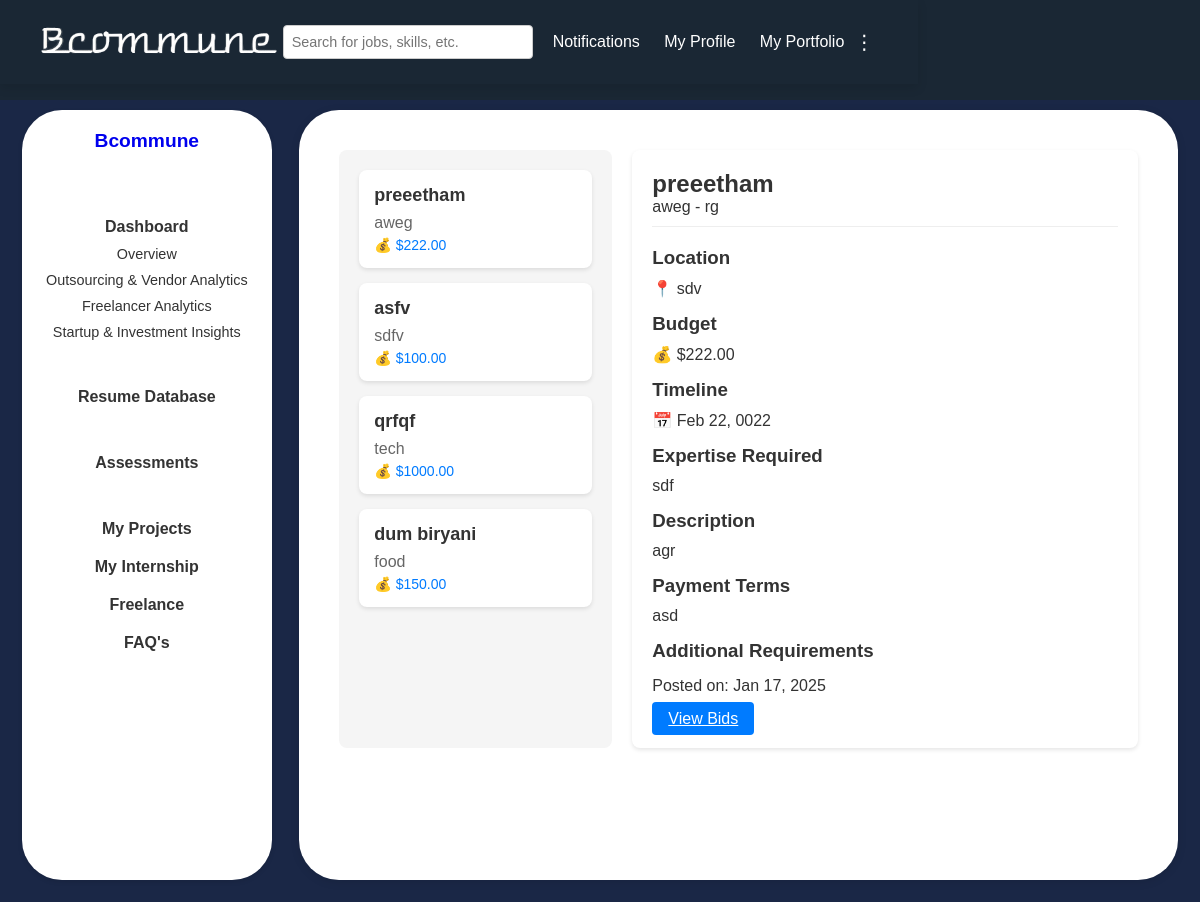
The page /company/dashboard/myportfolio/all-projects/ (signed in) on the database its author committed.
### users/models.py (models this page shows, shortened)
class CustomUser(AbstractUser):
    USER_TYPE_CHOICES = (
        ('individual', 'Individual'),
        ('company', 'Company'),
    )
    user_type = models.CharField(max_length=10, choices=USER_TYPE_CHOICES, default='company')
    company_name = models.CharField(max_length=255, null=True, blank=True)
    company_website = models.URLField(max_length=200, null=True, blank=True)
    industry = models.CharField(max_length=100, null=True, blank=True)
    company_size = models.CharField(max_length=20, null=True, blank=True)
    company_type = models.CharField(max_length=255, null=True, blank=True)
    designation = models.CharField(max_length=255, null=True, blank=True)
    phone_number = models.CharField(max_length=15, null=True, blank=True)
    bcommune_profile = models.URLField(null=True, blank=True)
    profile_picture = models.ImageField(upload_to='profile_pics/', blank=True, null=True)
    about_company = models.TextField(null=True, blank=True)  # About the Company
    founding_year = models.PositiveIntegerField(null=True, blank=True)  # Establishment Year
    headquarters = models.CharField(max_length=255, null=True, blank=True)  # Headquarters Location
    branches = models.TextField(null=True, blank=True)
    business_registration_number = models.CharField(max_length=100, null=True, blank=True)
    legal_structure = models.CharField(
        max_length=50,
        choices=[
            ('LLP', 'LLP'),
            ('Pvt Ltd', 'Private Limited'),
            ('Partnership', 'Partnership'),
            ('Sole Proprietorship', 'Sole Proprietorship'),
            ('Others', 'Others'),
        ],
        null=True,
        blank=True
    )
    core_services = models.TextField(null=True, blank=True)
    social_media_links = models.JSONField(default=dict, blank=True)  # Example: {"facebook": "", "linkedin": "", "twitter": ""}
    portfolio = models.TextField(null=True, blank=True)

class Project(models.Model):
    company = models.ForeignKey(settings.AUTH_USER_MODEL, on_delete=models.CASCADE)
    title = models.CharField(max_length=200)
    description = models.TextField()
    project_type = models.CharField(max_length=100)
    industry = models.CharField(max_length=100)
    budget = models.DecimalField(max_digits=15, decimal_places=2)
    timeline = models.DateField()
    location = models.CharField(max_length=200, blank=True, null=True)
    expertise_required = models.TextField()
    payment_terms = models.TextField()
    nda_required = models.BooleanField(default=False)
    confidentiality_required = models.BooleanField(default=False)
    ip_rights_required = models.BooleanField(default=False)
    custom_field = models.CharField(max_length=200, blank=True, null=True)
    created_at = models.DateTimeField(auto_now_add=True)

### users/views.py (the view)
# urls.py: path('company/dashboard/myportfolio/all-projects/', views.all_projects, name='all_projects'),
def all_projects(request):
    if not request.user.is_authenticated:
        return redirect('company_login')
    projects = Project.objects.filter(company=request.user).order_by('-created_at')
    selected_project_id = request.GET.get('project_id')
    return render(request, 'all_projects.html', {
        'projects': projects,
        'selected_project_id': selected_project_id
    })

### users/templates/all_projects.html (shortened to what this page needs)
{% load static %}
<!DOCTYPE html>
<html lang="en">
<head>
    <link rel="stylesheet" href="{% static 'css/common.css' %}">
</head>
<body>
    {% include 'header2.html' %}
    <div class="main-container">
        {% include 'sidebarcompany.html' %}
        <div class="content">
    <div class="container">
        <div class="left-container">
            {% for project in projects %}
                <div class="project-card" onclick="showProjectDetails('{{ project.id }}')">
                    <div class="project-title">{{ project.title }}</div>
                    <div class="project-type">{{ project.project_type }}</div>
                    <div class="project-budget">💰 ${{ project.budget }}</div>
                </div>
            {% endfor %}
        </div>
        <div class="right-container">
            {% for project in projects %}
                <div id="project-details-{{ project.id }}" class="project-details">
                    <div class="detail-header">
                        <h2>{{ project.title }}</h2>
                        <p>{{ project.project_type }} - {{ project.industry }}</p>
                    </div>
                    <div class="detail-section">
                        <h3>Location</h3>
                        <p>📍 {{ project.location|default:"Remote" }}</p>
                    </div>
                    <div class="detail-section">
                        <h3>Budget</h3>
                        <p>💰 ${{ project.budget }}</p>
                    </div>
                    <div class="detail-section">
                        <h3>Timeline</h3>
                        <p>📅 {{ project.timeline|date:"M d, Y" }}</p>
                    </div>
                    <div class="detail-section">
                        <h3>Expertise Required</h3>
                        <p>{{ project.expertise_required }}</p>
                    </div>
                    <div class="detail-section">
                        <h3>Description</h3>
                        <p>{{ project.description }}</p>
                    </div>
                    <div class="detail-section">
                        <h3>Payment Terms</h3>
                        <p>{{ project.payment_terms }}</p>
                    </div>
                    <div class="detail-section">
                        <h3>Additional Requirements</h3>
                    </div>
                    <div class="detail-section">
                        <p>Posted on: {{ project.created_at|date:"M d, Y" }}</p>
                    </div>
                    <a href="{% url 'view_bids' project.id %}" class="view-bids-btn">View Bids</a>
                </div>
            {% endfor %}
        </div>
    </div>
</div>
</div>
</body>
</html>

### users/templates/sidebarcompany.html
{%load static%}
<div class="sidebar">
    <a href="{% url 'company_profile' %}" style=" text-decoration: none;" ><h2>{{ user.company_name }}</h2></a>
    <br><br>
    <h4>
      <a href="#" style="text-decoration: none; color: inherit;">Dashboard</a>
    </h4>
    <ul>
        <li>
          <a href="#" style="text-decoration: none; color: inherit;">Overview</a>
        </li>
        <li>
          <a href="#" style="text-decoration: none; color: inherit;">Outsourcing & Vendor Analytics</a>
        </li>
        <li>
          <a href="#" style="text-decoration: none; color: inherit;">Freelancer Analytics</a>
        </li>
        <li>
          <a href="#" style="text-decoration: none; color: inherit;">Startup & Investment Insights</a>
        </li>
    </ul>
    <br>
    <h4>
      <a href="{%url 'resume_database'%}" style="text-decoration: none; color: inherit;">Resume Database</a>
    </h4>
    <br>
    <h4>
      <a href="#" style="text-decoration: none; color: inherit;">Assessments</a>
    </h4>
    <br>
    <h4>
      <a href="{% url 'myprojects' %}" style="text-decoration: none; color: inherit;">My Projects</a>
    </h4>
    <h4>
      <a href="{%url 'myinternships'%}" style="text-decoration: none; color: inherit;">My Internship</a>
    </h4>
    <h4>
      <a href="{%url 'freelance'%}" style="text-decoration: none; color: inherit;">Freelance</a>
    </h4>
    <h4>
      <a href="{% url 'faq' %}" style="text-decoration: none; color: inherit;">FAQ's</a>
    </h4>
</div>

### static/css/common.css (style rules this page uses)
* { margin: 0; padding: 0; box-sizing: border-box; font-family: Arial, sans-serif; }
body { background-color: #1a2734; color: #333; font-family: Arial, sans-serif; min-height: 100vh; display: flex; flex-direction: column; margin: 0; }
.sidebar { background-color: white; padding: 20px; width: 250px; min-height: calc(100vh - 30px); margin-right: 0.2cm; border-radius: 40px; text-align: center; box-shadow: 0 2px 5px rgba(0, 0, 0, 0.1); flex-shrink: 0; margin-left: 1%; margin-bottom: 1%; }
.sidebar h2 { font-size: 1.2rem; margin-bottom: 10px; }
.sidebar h4 { margin: 20px 0 10px; font-size: 1rem; }
.sidebar ul { list-style: none; padding: 0; }
.sidebar ul li { margin: 10px 0; font-size: 0.9rem; cursor: pointer; }
.main-container { display: flex; flex-wrap: wrap; justify-content: space-between; padding: 10px; background-color: #1a2746; margin-top: 100px; gap: 20px; }
.content { flex: 1; padding: 20px; background-color: white; border-radius: 40px; box-shadow: 0 2px 10px rgba(0, 0, 0, 0.1); margin-bottom: 1%; margin-right: 1%; }

### users/templates/all_projects.html (style rules this page uses)
.container { display: flex; margin: 20px; gap: 20px; }
.left-container { flex: 1; padding: 20px; background-color: #f5f5f5; border-radius: 8px; max-height: 80vh; overflow-y: auto; }
.right-container { flex: 2; padding: 20px; background-color: #fff; border-radius: 8px; box-shadow: 0 2px 4px rgba(0, 0, 0, 0.1); }
.project-card { background: white; padding: 15px; margin-bottom: 15px; border-radius: 8px; box-shadow: 0 2px 4px rgba(0, 0, 0, 0.1); cursor: pointer; transition: transform 0.2s; }
.project-title { font-size: 18px; font-weight: bold; margin-bottom: 8px; }
.project-type { color: #666; margin-bottom: 5px; }
.project-budget { color: #007bff; font-size: 14px; }
.project-details { display: none; }
.project-details.active { display: block; }
.detail-header { margin-bottom: 20px; padding-bottom: 10px; border-bottom: 1px solid #eee; }
.detail-section { margin-bottom: 15px; }
.detail-section h3 { color: #333; margin-bottom: 10px; }
.view-bids-btn { background-color: #007bff; color: white; padding: 8px 16px; border: none; border-radius: 4px; cursor: pointer; }

### rows shown on the page
CustomUser: company_name "Bcommune"
Project: title "preeetham", project_type "aweg", budget "222.00", industry "rg", location "sdv", timeline "Feb 22, 0022", expertise_required "sdf", description "agr", payment_terms "asd", created_at "Jan 17, 2025"
Project: title "asfv", project_type "sdfv", budget "100.00"
Project: title "qrfqf", project_type "tech", budget "1000.00"
Project: title "dum biryani", project_type "food", budget "150.00"
